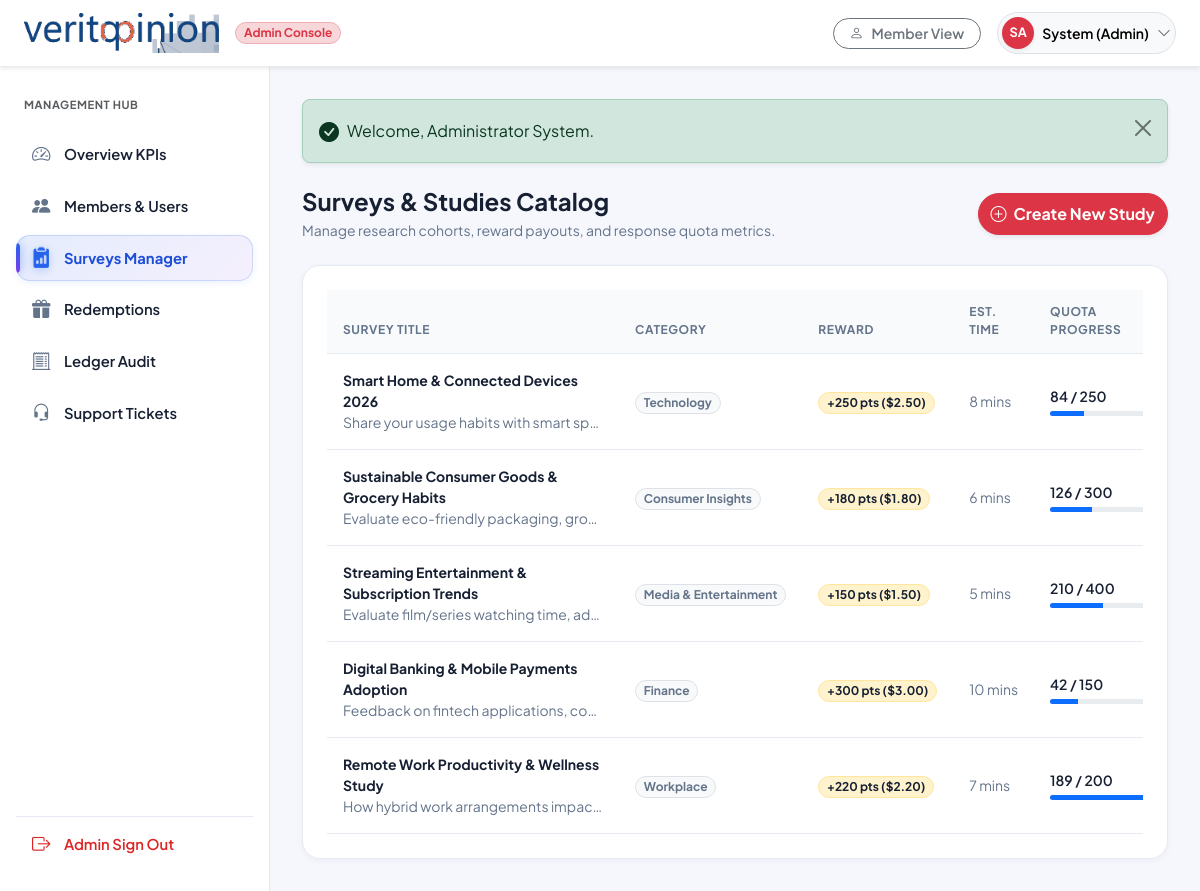
The page /admin/surveys.php (signed in) on the database its author committed.
### tables this page shows
CREATE TABLE `users` (
  `id` INT AUTO_INCREMENT PRIMARY KEY,
  `first_name` VARCHAR(100) NOT NULL,
  `last_name` VARCHAR(100) NOT NULL,
  `email` VARCHAR(191) NOT NULL UNIQUE,
  `pending_email` VARCHAR(191) DEFAULT NULL,
  `email_verification_token` VARCHAR(255) DEFAULT NULL,
  `email_verification_expires_at` DATETIME DEFAULT NULL,
  `password_hash` VARCHAR(255) NOT NULL,
  `country` VARCHAR(100) NOT NULL DEFAULT 'United States',
  `state` VARCHAR(100) DEFAULT NULL,
  `city` VARCHAR(100) DEFAULT NULL,
  `phone` VARCHAR(50) DEFAULT NULL,
  `date_of_birth` DATE DEFAULT NULL,
  `gender` VARCHAR(50) DEFAULT NULL,
  `avatar` VARCHAR(255) DEFAULT NULL,
  `employment_status` VARCHAR(100) DEFAULT NULL,
  `annual_income` VARCHAR(100) DEFAULT NULL,
  `education_level` VARCHAR(100) DEFAULT NULL,
  `role` ENUM('member', 'admin') NOT NULL DEFAULT 'member',
  `status` ENUM('active', 'suspended', 'pending') NOT NULL DEFAULT 'active',
  `balance_points` INT NOT NULL DEFAULT 0,
  `lifetime_earnings_usd` DECIMAL(10,2) NOT NULL DEFAULT 0.00,
  `completed_surveys_count` INT NOT NULL DEFAULT 0,
  `profile_completion_pct` INT NOT NULL DEFAULT 35,
  `notification_preferences` TEXT DEFAULT NULL,
  `reset_token` VARCHAR(255) DEFAULT NULL,
  `reset_expires_at` DATETIME DEFAULT NULL,
  `deleted_at` DATETIME DEFAULT NULL,
  `created_at` TIMESTAMP DEFAULT CURRENT_TIMESTAMP,
  `updated_at` TIMESTAMP DEFAULT CURRENT_TIMESTAMP ON UPDATE CURRENT_TIMESTAMP,
  INDEX `idx_users_email` (`email`),
  INDEX `idx_users_role` (`role`),
  INDEX `idx_users_status` (`status`),
  INDEX `idx_users_deleted` (`deleted_at`)
);

CREATE TABLE `surveys` (
  `id` INT AUTO_INCREMENT PRIMARY KEY,
  `title` VARCHAR(255) NOT NULL,
  `description` TEXT,
  `category` VARCHAR(100) NOT NULL DEFAULT 'Consumer Insights',
  `reward_points` INT NOT NULL DEFAULT 100,
  `reward_usd` DECIMAL(10,2) NOT NULL DEFAULT 1.00,
  `duration_minutes` INT NOT NULL DEFAULT 5,
  `quota` INT NOT NULL DEFAULT 100,
  `completed_count` INT NOT NULL DEFAULT 0,
  `status` ENUM('active', 'paused', 'completed', 'draft') NOT NULL DEFAULT 'active',
  `provider` VARCHAR(100) NOT NULL DEFAULT 'Veritopinion Direct',
  `sample_questions_json` TEXT DEFAULT NULL,
  `created_at` TIMESTAMP DEFAULT CURRENT_TIMESTAMP,
  `updated_at` TIMESTAMP DEFAULT CURRENT_TIMESTAMP ON UPDATE CURRENT_TIMESTAMP,
  INDEX `idx_surveys_status` (`status`),
  INDEX `idx_surveys_category` (`category`)
);

### includes/auth_check.php (called while the page is built, shortened)
<?php
require_once __DIR__ . '/functions.php';
function is_logged_in(): bool {
    if (!empty($_SESSION['user_id'])) {
        return true;
    }
    if (!empty($_COOKIE['vy_auth_token'])) {
        $raw = base64_decode($_COOKIE['vy_auth_token'], true);
        if ($raw && str_contains($raw, ':')) {
            $parts = explode(':', $raw);
            if (count($parts) === 3) {
                [$uId, $expiry, $sig] = $parts;
                $uId = (int)$uId;
                $exp = (int)$expiry;
                if ($uId > 0 && $exp > time()) {
                    try {
                        $db = get_db();
                        $stmt = $db->prepare("SELECT id, role, status, password_hash FROM users WHERE id = :id");
                        $stmt->execute([':id' => $uId]);
                        $u = $stmt->fetch();
                        if ($u && $u['status'] !== 'suspended') {
                            $hashSnippet = substr((string)$u['password_hash'], 0, 16);
                            $expectedSig = hash_hmac('sha256', "{$uId}:{$exp}:{$hashSnippet}", get_app_secret());
                            if (hash_equals($expectedSig, $sig)) {
                                return true;
                            }
                        }
                    } catch (Throwable $e) {
                    }
                }
            }
        }
    }
    return false;
}
function current_user(): ?array {
    static $cachedUser = null;
    if ($cachedUser !== null) {
        return $cachedUser;
    }
    $db = get_db();
    try {
        $stmt = $db->prepare("
            SELECT id, first_name, last_name, email, pending_email, email_verification_token,
                   country, state, city, phone, date_of_birth, gender, avatar,
                   employment_status, annual_income, education_level, role, status,
                   balance_points, lifetime_earnings_usd, completed_surveys_count,
                   profile_completion_pct, notification_preferences, created_at, updated_at
            FROM users
            WHERE id = :id
        ");
        $stmt->execute([':id' => $_SESSION['user_id']]);
        $user = $stmt->fetch();
    } catch (Throwable $e) {
        try {
            $stmt = $db->prepare("
                SELECT id, first_name, last_name, email,
                       country, phone, date_of_birth, gender,
                       employment_status, annual_income, education_level, role, status,
                       balance_points, lifetime_earnings_usd, completed_surveys_count,
                       profile_completion_pct, created_at, updated_at
                FROM users
                WHERE id = :id
            ");
            $stmt->execute([':id' => $_SESSION['user_id']]);
            $user = $stmt->fetch();
            if ($user) {
                $user['pending_email'] = null;
                $user['email_verification_token'] = null;
                $user['email_verification_expires_at'] = null;
                $user['state'] = null;
                $user['city'] = null;
                $user['avatar'] = null;
                $user['notification_preferences'] = null;
            }
        } catch (Throwable $e2) {
            $user = null;
        }
    }
    $cachedUser = $user;
    return $cachedUser;
}
function require_admin(): array {
    $user = current_user();
    return $user;
}

### admin/surveys.php (the view, shortened to what this page needs)
<?php
require_once __DIR__ . '/../includes/functions.php';
require_once __DIR__ . '/../includes/csrf.php';
require_once __DIR__ . '/../includes/auth_check.php';
$admin = require_admin();
$db = get_db();
$surveys = $db->query("SELECT * FROM surveys ORDER BY created_at DESC")->fetchAll();
require_once __DIR__ . '/../includes/admin_header.php';
?>
<div class="portal-wrapper">
    <?php require_once __DIR__ . '/../includes/admin_sidebar.php'; ?>
    <div class="portal-main">
        <?= render_flash() ?>
        <div class="d-flex flex-column flex-md-row justify-content-between align-items-start align-items-md-center gap-3 mb-4">
            <div>
                <h4 class="fw-bold text-dark mb-1">Surveys & Studies Catalog</h4>
                <p class="text-muted small mb-0">Manage research cohorts, reward payouts, and response quota metrics.</p>
            </div>
            <button type="button" class="btn btn-danger rounded-pill px-3.5 py-2 fw-bold shadow-sm" data-bs-toggle="modal" data-bs-target="#newSurveyModal">
                <i class="bi bi-plus-circle me-1"></i> Create New Study
            </button>
        </div>
        <div class="card card-vy border-0 shadow-sm p-4">
            <div class="table-responsive">
                <table class="table table-hover align-middle mb-0">
                    <thead class="table-light small text-muted">
                        <tr>
                            <th>Survey Title</th>
                            <th>Category</th>
                            <th>Reward</th>
                            <th>Est. Time</th>
                            <th>Quota Progress</th>
                        </tr>
                    </thead>
                    <tbody>
                        <?php foreach ($surveys as $s): ?>
                            <tr>
                                <td>
                                    <div class="fw-bold text-dark small"><?= e($s['title']) ?></div>
                                    <small class="text-muted text-truncate d-block" style="max-width: 260px;">
                                        <?= e($s['description']) ?>
                                    </small>
                                </td>
                                <td>
                                    <span class="badge bg-light text-secondary border rounded-pill small">
                                        <?= e($s['category']) ?>
                                    </span>
                                </td>
                                <td>
                                    <span class="badge bg-warning-subtle text-dark border border-warning-subtle rounded-pill small fw-bold">
                                        +<?= number_format($s['reward_points']) ?> pts (<?= format_currency($s['reward_usd']) ?>)
                                    </span>
                                </td>
                                <td class="small text-muted text-nowrap">
                                    <?= $s['duration_minutes'] ?> mins
                                </td>
                                <td>
                                    <div class="small fw-semibold text-dark">
                                        <?= $s['completed_count'] ?> / <?= $s['quota'] ?>
                                    </div>
                                    <div class="progress mt-1" style="height: 5px; width: 100px;">
                                        <?php $pct = min(100, round(($s['completed_count'] / max(1, $s['quota'])) * 100)); ?>
                                        <div class="progress-bar bg-primary" style="width: <?= $pct ?>%;"></div>
                                    </div>
                                </td>
                            </tr>
                        <?php endforeach; ?>
                    </tbody>
                </table>
            </div>
        </div>
<?php require_once __DIR__ . '/../includes/admin_footer.php'; ?>

### includes/admin_header.php (shortened to what this page needs)
<?php
require_once __DIR__ . '/functions.php';
require_once __DIR__ . '/auth_check.php';
$admin = require_admin();
$initials = strtoupper(substr($admin['first_name'], 0, 1) . substr($admin['last_name'], 0, 1));
?>
<!DOCTYPE html>
<html lang="en">
<head>
    <link href="https://cdn.jsdelivr.net/npm/bootstrap@5.3.3/dist/css/bootstrap.min.css" rel="stylesheet">
    <link rel="stylesheet" href="https://cdn.jsdelivr.net/npm/bootstrap-icons@1.11.3/font/bootstrap-icons.min.css">
    <link rel="stylesheet" href="<?= BASE_URL ?>/assets/css/style.css">
</head>
<body class="bg-light">
<header class="navbar navbar-expand bg-white border-bottom border-light-subtle sticky-top px-3 py-2 shadow-sm">
    <div class="container-fluid px-2">
        <div class="d-flex align-items-center gap-3">
            <a class="navbar-brand d-flex align-items-center m-0" href="<?= BASE_URL ?>/admin/dashboard.php" aria-label="Veritopinion">
                <img src="<?= BASE_URL ?>/assets/images/veritopinion-logo.png" alt="Veritopinion" height="34" class="brand-logo-img">
            </a>
            <span class="badge bg-danger-subtle text-danger border border-danger-subtle rounded-pill px-2.5 py-1 fw-bold small">
                Admin Console
            </span>
        </div>
        <div class="d-flex align-items-center gap-3 ms-auto">
            <a href="<?= BASE_URL ?>/member/dashboard.php" class="btn btn-sm btn-outline-secondary rounded-pill px-3 py-1.5 small fw-semibold d-none d-md-inline-flex align-items-center gap-1">
                <i class="bi bi-person me-1"></i> Member View
            </a>
            <div class="dropdown">
                <button class="btn btn-light rounded-pill p-1 pe-2.5 d-flex align-items-center gap-2 border" type="button" id="adminMenuBtn" data-bs-toggle="dropdown" aria-expanded="false">
                    <div class="rounded-circle bg-danger text-white fw-bold d-flex align-items-center justify-content-center shadow-sm" style="width: 32px; height: 32px; font-size: 0.8rem;">
                        <?= $initials ?>
                    </div>
                    <span class="fw-semibold small d-none d-sm-inline"><?= e($admin['first_name']) ?> (Admin)</span>
                    <i class="bi bi-chevron-down small text-muted"></i>
                </button>
            </div>
        </div>
    </div>
</header>

### assets/css/style.css (style rules this page uses)
:root { --vy-navy-950: #070B14; --vy-navy-900: #0B1120; --vy-navy-850: #0F172A; --vy-navy-800: #1E293B; --vy-navy-700: #334155; --vy-navy-600: #475569; --vy-blue-600: #2563EB; --vy-blue-700: #1D4ED8; --vy-blue-500: #3B82F6; --vy-blue-400: #60A5FA; --vy-blue-100: #DBEAFE; --vy-blue-50: #EFF6FF; --vy-violet-600: #7C3AED; --vy-violet-700: #6D28D9; --vy-violet-500: #8B5CF6; --vy-violet-400: #A78BFA; --vy-violet-50: #F5F3FF; --vy-emerald-500: #059669; --vy-amber-500: #F59E0B; --vy-success: #059669; --vy-warning: #F59E0B; --vy-bg: #F5F7FC; --vy-sidebar-bg: #FFFFFF; --vy-header-bg: #FFFFFF; --vy-card-bg: #FFFFFF; --vy-text-main: #172033; --vy-text-muted: #64748B; --vy-border: #E5EAF2; --vy-radius-sm: 8px; --vy-radius-md: 14px; --vy-radius-lg: 18px; --vy-radius-xl: 24px; --vy-shadow-xs: 0 1px 2px rgba(23, 32, 51, 0.04); --vy-shadow-sm: 0 2px 8px -1px rgba(23, 32, 51, 0.05); --vy-shadow-md: 0 4px 20px -2px rgba(23, 32, 51, 0.06); --vy-shadow-lg: 0 16px 36px -4px rgba(23, 32, 51, 0.09); --vy-shadow-glow: 0 0 30px rgba(37, 99, 235, 0.28); }
html { scroll-behavior: smooth; }
body { font-family: 'Plus Jakarta Sans', -apple-system, BlinkMacSystemFont, 'Segoe UI', Roboto, sans-serif; color: var(--vy-text-main); background-color: var(--vy-bg); min-height: 100vh; display: flex; flex-direction: column; -webkit-font-smoothing: antialiased; margin: 0; padding: 0; }
body.portal-body, body.bg-light, body { background-color: var(--vy-bg) !important; color: var(--vy-text-main) !important; }
.brand-logo-img { height: 40px; width: auto; max-width: 220px; object-fit: contain; display: block; transition: transform 0.2s ease; }
.card-vy { background: #FFFFFF; border: 1px solid var(--vy-border); border-radius: var(--vy-radius-lg); box-shadow: var(--vy-shadow-sm); transition: transform 0.25s ease, box-shadow 0.25s ease, border-color 0.25s ease; }
.portal-wrapper { display: flex; min-height: calc(100vh - 65px); background-color: var(--vy-bg); }
.portal-main { flex: 1; background-color: var(--vy-bg) !important; padding: 2rem; overflow-y: auto; }
.portal-main h1, .portal-main h2, .portal-main h3, .portal-main h4, .portal-main h5, .portal-main h6, .portal-main .text-dark { color: var(--vy-text-main) !important; }
.portal-main .text-muted, .portal-main .text-secondary { color: var(--vy-text-muted) !important; }
.card, .card-vy, .metric-card { background-color: #FFFFFF !important; border: 1px solid var(--vy-border) !important; border-radius: var(--vy-radius-lg) !important; box-shadow: var(--vy-shadow-sm) !important; transition: transform 0.2s ease, box-shadow 0.2s ease, border-color 0.2s ease; }
.table { --bs-table-bg: transparent; color: var(--vy-text-main) !important; border-color: var(--vy-border) !important; }
.table thead th, .table-light th { background-color: #F8FAFC !important; color: var(--vy-text-muted) !important; font-size: 0.75rem !important; text-transform: uppercase !important; letter-spacing: 0.05em !important; font-weight: 700 !important; border-bottom: 1px solid var(--vy-border) !important; padding: 0.85rem 1rem !important; }
.table tbody td { padding: 1rem 1rem !important; border-bottom: 1px solid var(--vy-border) !important; color: var(--vy-text-main) !important; vertical-align: middle; }

### rows shown on the page
users: initials "SA", first_name "System"
surveys: title "Smart Home & Connected Devices 2026", description "Share your usage habits with smart sp…", category "Technology", reward_points "250", reward_usd "$2.50", duration_minutes "8", completed_count "84", quota "250"
surveys: title "Sustainable Consumer Goods & Grocery Habits", description "Evaluate eco-friendly packaging, gro…", category "Consumer Insights", reward_points "180", reward_usd "$1.80", duration_minutes "6", completed_count "126", quota "300"
surveys: title "Streaming Entertainment & Subscription Trends", description "Evaluate film/series watching time, ad…", category "Media & Entertainment", reward_points "150", reward_usd "$1.50", duration_minutes "5", completed_count "210", quota "400"
surveys: title "Digital Banking & Mobile Payments Adoption", description "Feedback on fintech applications, co…", category "Finance", reward_points "300", reward_usd "$3.00", duration_minutes "10", completed_count "42", quota "150"
surveys: title "Remote Work Productivity & Wellness Study", description "How hybrid work arrangements impac…", category "Workplace", reward_points "220", reward_usd "$2.20", duration_minutes "7", completed_count "189", quota "200"

### other values the page prints
$msg "Welcome, Administrator System."
